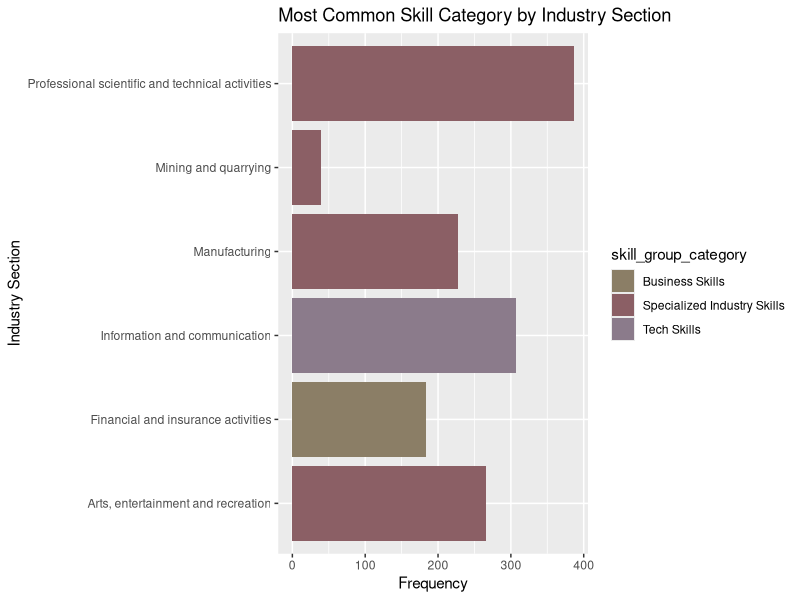
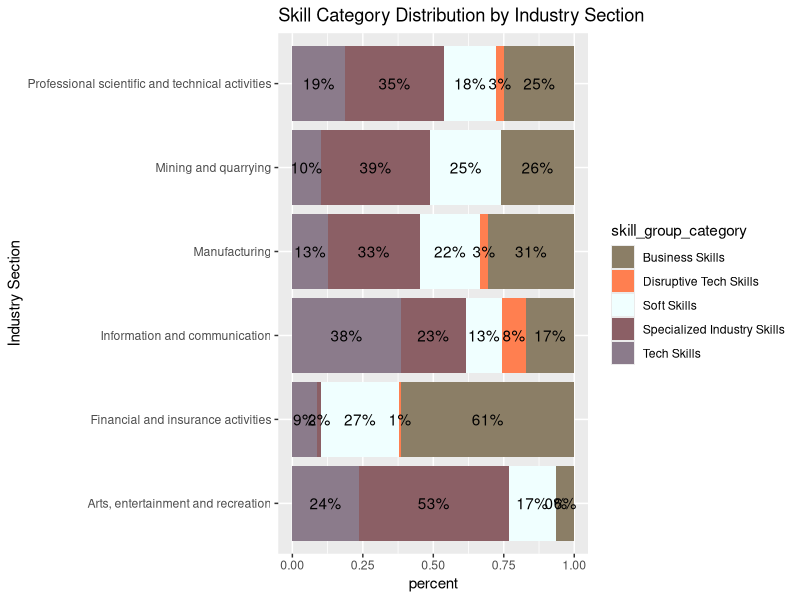

Here is the R script that generated these plots, in order:
## ---- chunk 1
knitr::opts_chunk$set(echo = F, message = F, warning = F)
library(ggplot2)
library(tidyverse)
library(readxl)

## ---- chunk 2
mydat <- read_excel(here::here('data/1_skills.xlsx'), 
                    sheet = 'Industry Skills Needs')

mydat$industry_name <- as.factor(mydat$industry_name)
mydat$isic_section_name <- as.factor(mydat$isic_section_name)
mydat$skill_group_category <- as.factor(mydat$skill_group_category)

##TABLES:
#skill category count by industry section:
indsec_skilcat <- mydat %>% 
  group_by(isic_section_name) %>%
  count(skill_group_category) %>% arrange(isic_section_name, desc(n))

indsec_skilcat %>% pivot_wider(names_from = isic_section_name,
                               values_from = n)
#top 1 skill category in every industry section:
section_top1 <- indsec_skilcat %>% 
  group_by(isic_section_name) %>% 
  slice(seq_len(1)) 

##PLOTS:
#set consistent color scheme:
skillColors <-
  setNames( c('wheat4', 'coral', 'azure','lightpink4','thistle4'),
            levels(mydat$skill_group_category)  )

#plot bar chart across inductry section:
ggplot(section_top1, mapping= aes(x=isic_section_name,
                                  y=n,
                                  fill=skill_group_category)) +
  geom_bar(stat = 'identity') +
  xlab('Industry Section') + 
  ylab('Frequency') +
  ggtitle('Most Common Skill Category by Industry Section') +
  scale_fill_manual(values = skillColors)+coord_flip()
## ---- chunk 3
#Calculate the percentages
library(plyr)
section_topn <- ddply(indsec_skilcat,.(isic_section_name),transform, percent = n/sum(n) * 100)

#Format the labels and calculate their positions
section_topn  = ddply(section_topn,.(isic_section_name),transform, pos = (cumsum(n) - 0.5 * n))
section_topn$label = paste0(sprintf("%.0f", section_topn$percent), "%")

#Plot
ggplot(section_topn, 
       aes(x = isic_section_name, 
           y = n, 
           fill = skill_group_category, 
           label=label)) +
  geom_bar(stat = 'identity', 
           position = position_fill()) +
  geom_text(position = position_fill(vjust = .5)) + 
  ggtitle('Skill Category Distribution by Industry Section') +
  ylab('percent') +
  xlab('Industry Section') +
  scale_fill_manual(values = skillColors) +
  coord_flip()
